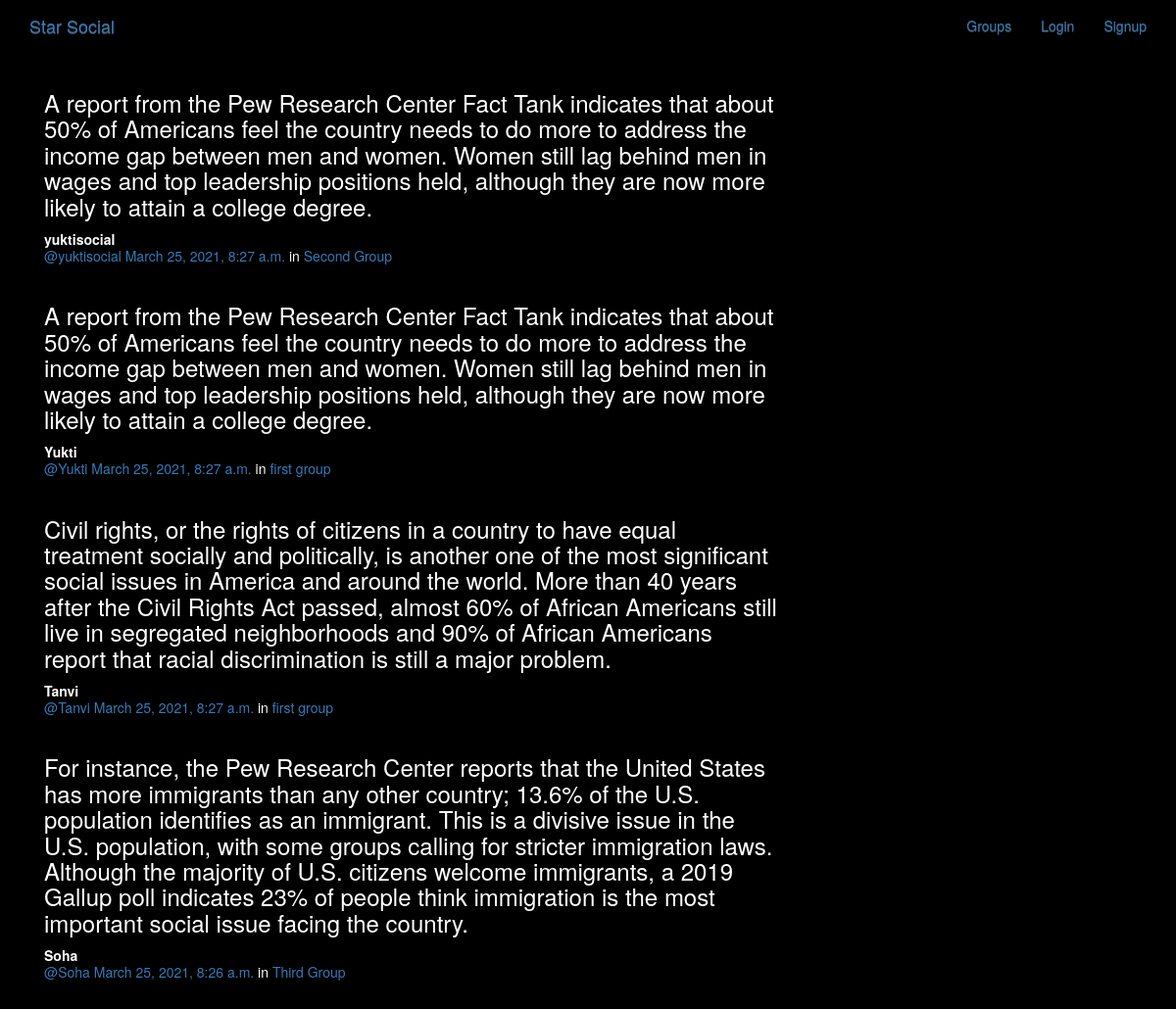
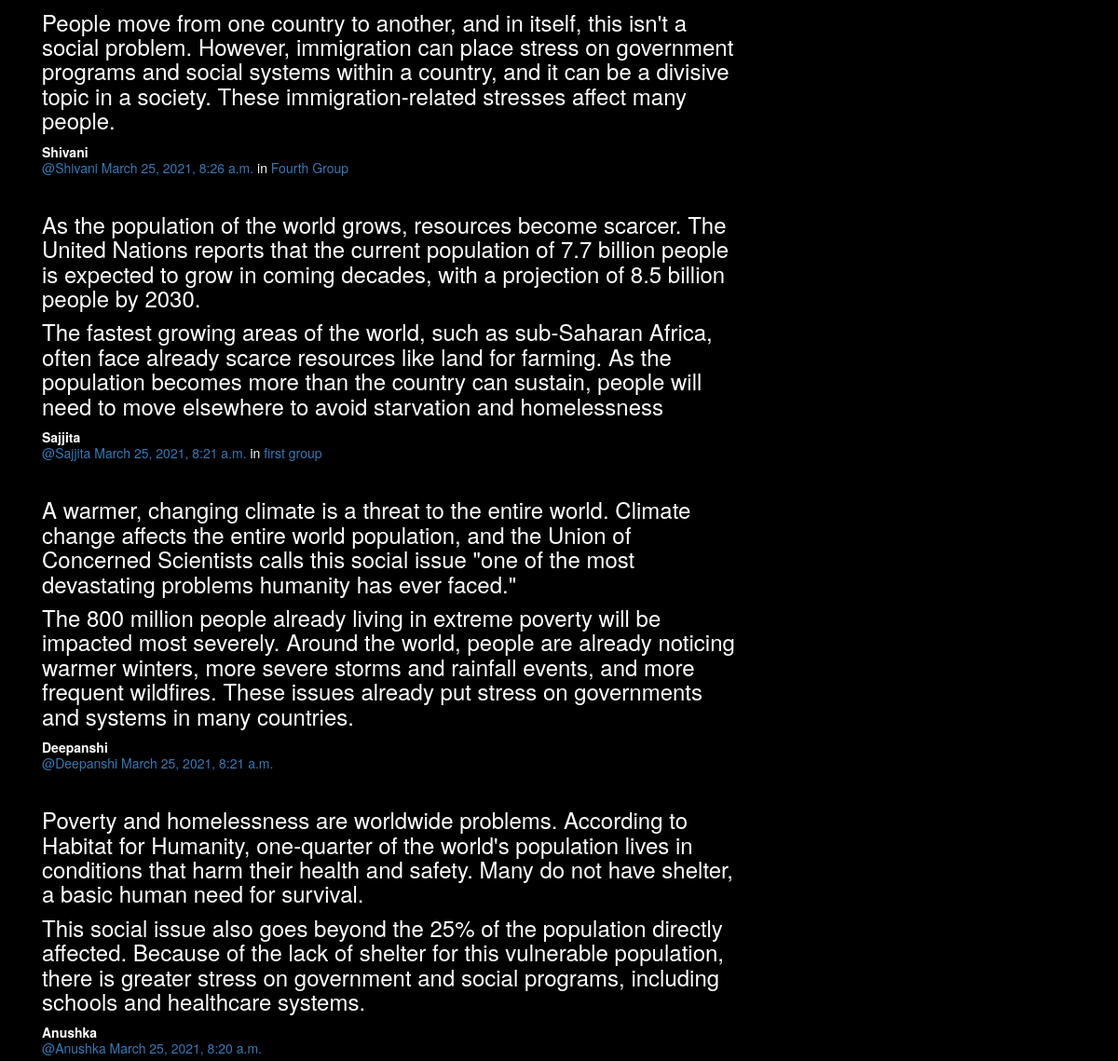
/posts/, run on the app's committed database (2 pictures, top to bottom).
### posts/models.py (models this page shows, shortened)
class Post(models.Model):
    user = models.ForeignKey(User, related_name="posts", on_delete=models.CASCADE)
    created_at = models.DateTimeField(auto_now=True)
    message = models.TextField()
    message_html = models.TextField(editable=False)
    group = models.ForeignKey(Group, related_name="posts",null=True, blank=True, on_delete=models.CASCADE)
    class Meta:
        ordering = ["-created_at"]
        unique_together = ["user", "message"]

### groups/models.py (models this page shows, shortened)
class Group(models.Model):
    name = models.CharField(max_length=255, unique=True)
    slug = models.SlugField(allow_unicode=True, unique=True)
    description = models.TextField(blank=True, default='')
    description_html = models.TextField(editable=False, default='', blank=True)
    members = models.ManyToManyField(User, through="GroupMember")
    class Meta:
        ordering = ["name"]
        unique_together = ('name', 'slug')

### posts/views.py (the view)
class PostList(SelectRelatedMixin, generic.ListView):
    model = models.Post
    select_related = ("user", "group")

### posts/templates/posts/post_list.html (shortened to what this page needs)
{% extends "posts/post_base.html" %}
{% load humanize %}
{% block post_content %}
<div class="col-md-8">
	{% for post in post_list %}
  {% include "posts/_post.html" %}
	{% endfor %}
</div>
{% endblock %}

### posts/templates/posts/_post.html (shortened to what this page needs)
<div class="post media">
	<h3>{{ post.message_html|safe }}</h3>
	<div class="media-body">
		<strong>{{ post.user.username }}</strong>
		<h5 class="media-heading">
			<span class="username"><a href="{% url 'posts:for_user' username=post.user.username %}">@{{ post.user.username }}</a></span>
			<time class="time"><a href="{% url 'posts:single' username=post.user.username pk=post.pk %}">{{ post.created_at }}</a></time>
			{% if post.group %}
			<span class="group-name">in <a href="#">{{ post.group.name }}</a></span>
			{% endif %}
		</h5>
	</div>
</div>

### static/simplesocial/css/master.css (style rules this page uses)
body { margin: 0; overflow: hidden; background-color: black; color:white; }

### data on the page
Post: message_html "A report from the Pew Research Center Fact Tank indicates that about 50% of Americans feel the country needs to do more to address the income gap between men and women. Women still lag behind men in wages and top leadership positions held, although they are now more likely to attain a college degree.", user.username "yuktisocial", created_at "March 25, 2021, 8:27 a.m.", group.name "Second Group"
Post: message_html "A report from the Pew Research Center Fact Tank indicates that about 50% of Americans feel the country needs to do more to address the income gap between men and women. Women still lag behind men in wages and top leadership positions held, although they are now more likely to attain a college degree.", user.username "Yukti", created_at "March 25, 2021, 8:27 a.m.", group.name "first group"
Post: message_html "Civil rights, or the rights of citizens in a country to have equal treatment socially and politically, is another one of the most significant social issues in America and around the world. More than 40 years after the Civil Rights Act passed, almost 60% of African Americans still live in segregated neighborhoods and 90% of African Americans report that racial discrimination is still a major problem.", user.username "Tanvi", created_at "March 25, 2021, 8:27 a.m.", group.name "first group"
Post: message_html "For instance, the Pew Research Center reports that the United States has more immigrants than any other country; 13.6% of the U.S. population identifies as an immigrant. This is a divisive issue in the U.S. population, with some groups calling for stricter immigration laws. Although the majority of U.S. citizens welcome immigrants, a 2019 Gallup poll indicates 23% of people think immigration is the most important social issue facing the country.", user.username "Soha", created_at "March 25, 2021, 8:26 a.m.", group.name "Third Group"
Post: message_html "People move from one country to another, and in itself, this isn't a social problem. However, immigration can place stress on government programs and social systems within a country, and it can be a divisive topic in a society. These immigration-related stresses affect many people.", user.username "Shivani", created_at "March 25, 2021, 8:26 a.m.", group.name "Fourth Group"
Post: message_html "As the population of the world grows, resources become scarcer. The United Nations reports that the current population of 7.7 billion people is expected to grow in coming decades, with a projection of 8.5 billion people by 2030. The fastest growing areas of the world, such as sub-Saharan Africa, often face already scarce resources like land for farming. As the population becomes more than the country can sustain, people will need to move elsewhere to avoid starvation and homelessness", user.username "Sajjita", created_at "March 25, 2021, 8:21 a.m.", group.name "first group"
Post: message_html "A warmer, changing climate is a threat to the entire world. Climate change affects the entire world population, and the Union of Concerned Scientists calls this social issue \"one of the most devastating problems humanity has ever faced.\" The 800 million people already living in extreme poverty will be impacted most severely. Around the world, people are already noticing warmer winters, more severe storms and rainfall events, and more frequent wildfires. These issues already put stress on governments and systems in many countries.", user.username "Deepanshi", created_at "March 25, 2021, 8:21 a.m."
Post: message_html "Poverty and homelessness are worldwide problems. According to Habitat for Humanity, one-quarter of the world's population lives in conditions that harm their health and safety. Many do not have shelter, a basic human need for survival. This social issue also goes beyond the 25% of the population directly affected. Because of the lack of shelter for this vulnerable population, there is greater stress on government and social programs, including schools and healthcare systems.", user.username "Anushka", created_at "March 25, 2021, 8:20 a.m."
